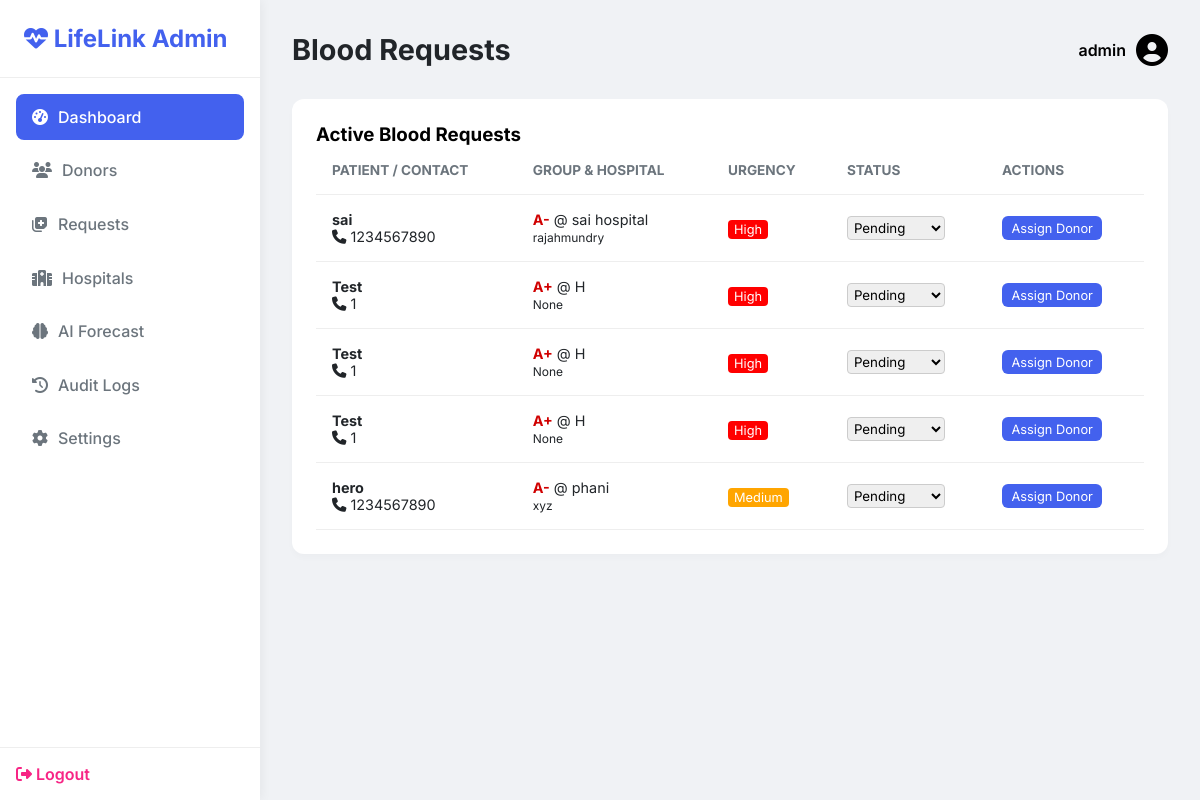
Page /admin/requests (signed in) on the committed database.
### models.py (models this page shows, shortened)
class Admin(UserMixin, db.Model):
    __tablename__ = 'admins'
    id = db.Column(db.Integer, primary_key=True)
    username = db.Column(db.String(50), unique=True, nullable=False)
    password_hash = db.Column(db.String(200), nullable=False)
    role = db.Column(db.String(20), default='SuperAdmin')

class BloodRequest(db.Model):
    __tablename__ = 'blood_requests'
    id = db.Column(db.Integer, primary_key=True)
    requester_id = db.Column(db.Integer, db.ForeignKey('users.id'), nullable=True)
    patient_name = db.Column(db.String(100), nullable=False)
    blood_group = db.Column(db.String(5), nullable=False)
    hospital_name = db.Column(db.String(100), nullable=False)
    hospital_location = db.Column(db.String(255), nullable=True)
    req_latitude = db.Column(db.Float, nullable=False)
    req_longitude = db.Column(db.Float, nullable=False)
    urgency_level = db.Column(db.String(20), default='Medium')
    contact_number = db.Column(db.String(15), nullable=False)
    status = db.Column(db.String(20), default='Pending')
    created_at = db.Column(db.DateTime, default=datetime.utcnow)
    requester = db.relationship('User', backref='requests')

### app.py (the view)
@app.route('/admin/requests')
@login_required
def admin_requests():
    if not isinstance(current_user, Admin): return "Unauthorized", 403
    reqs = BloodRequest.query.order_by(BloodRequest.created_at.desc()).all()
    donors = User.query.filter_by(is_available=True, is_approved=True).all()
    return render_template('admin/requests.html', requests=reqs, donors=donors)

### app.py (called while the page is built, shortened)
@app.after_request
def add_header(response):
    response.headers['Cache-Control'] = 'no-store, no-cache, must-revalidate, post-check=0, pre-check=0, max-age=0'
    response.headers['Pragma'] = 'no-cache'
    response.headers['Expires'] = '-1'
    return response

@login_manager.user_loader
def load_user(user_id):
    if user_id.startswith('admin_'):
        try:
            uid = int(user_id.split('_')[1])
            return db.session.get(Admin, uid)
        except (IndexError, ValueError):
            return None

### templates/admin/requests.html (shortened to what this page needs)
{% extends 'admin/base.html' %}
{% block title %}Blood Requests{% endblock %}
{% block content %}
<div class="card">
    <h3>Active Blood Requests</h3>
    <table style="font-size: 0.9rem;">
        <thead>
            <tr>
                <th>Patient / Contact</th>
                <th>Group & Hospital</th>
                <th>Urgency</th>
                <th>Status</th>
                <th>Actions</th>
            </tr>
        </thead>
        <tbody>
            {% for req in requests %}
            <tr>
                <td>
                    <b>{{ req.patient_name }}</b><br>
                    <i class="fas fa-phone"></i> {{ req.contact_number }}
                </td>
                <td>
                    <b style="color: #d00000;">{{ req.blood_group }}</b> @ {{ req.hospital_name }}<br>
                    <small>{{ req.hospital_location }}</small>
                </td>
                <td>
                    <span style="
                        padding: 2px 6px; border-radius: 4px; font-size: 0.8rem;
                        background: {{ 'red' if req.urgency_level == 'High' else 'orange' }};
                        color: white;">
                        {{ req.urgency_level }}
                    </span>
                </td>
                <td>
                    <form action="{{ url_for('update_request', req_id=req.id) }}" method="POST" style="display:inline;">
                        <select name="status" onchange="this.form.submit()"
                            style="padding: 2px; border-radius: 4px; border: 1px solid #ccc;">
                            <option value="Pending" {% if req.status=='Pending' %}selected{% endif %}>Pending</option>
                        </select>
                    </form>
                </td>
                <td>
                    <button onclick="openAssignModal('{{ req.id }}')" class="btn btn-sm btn-primary">Assign
                        Donor</button>
                </td>
            </tr>
            {% endfor %}
        </tbody>
    </table>
</div>
{% endblock %}

### templates/admin/base.html (shortened to what this page needs)
<!DOCTYPE html>
<html lang="en">
<head>
    <link rel="stylesheet" href="https://cdnjs.cloudflare.com/ajax/libs/font-awesome/6.4.0/css/all.min.css">
    <link rel="stylesheet"
        href="{{ url_for('static', filename='css/admin_style.css') }}?v={{ range(1, 10000) | random }}">
</head>
<body class="admin-body">
    <nav class="sidebar">
        <div class="sidebar-brand">
            <i class="fas fa-heartbeat"></i> LifeLink Admin
        </div>
        <ul class="sidebar-menu">
            <li><a href="{{ url_for('admin_dashboard') }}" class="active"><i class="fas fa-tachometer-alt"></i>
                    Dashboard</a></li>
            <li><a href="{{ url_for('admin_donors') }}"><i class="fas fa-users"></i> Donors</a></li>
            <li><a href="{{ url_for('admin_requests') }}"><i class="fas fa-notes-medical"></i> Requests</a></li>
            <li><a href="{{ url_for('manage_hospitals') }}"><i class="fas fa-hospital"></i> Hospitals</a></li>
            <li><a href="{{ url_for('admin_forecast') }}"><i class="fas fa-brain"></i> AI Forecast</a></li>
            <li><a href="{{ url_for('admin_audit_logs') }}"><i class="fas fa-history"></i> Audit Logs</a></li>
            <li><a href="{{ url_for('admin_settings') }}"><i class="fas fa-cog"></i> Settings</a></li>
        </ul>
        <div class="sidebar-footer">
            <a href="{{ url_for('logout') }}"><i class="fas fa-sign-out-alt"></i> Logout</a>
        </div>
    </nav>
    <main class="main-content">
        <header class="top-bar">
            <h2>{% block title %}Dashboard{% endblock %}</h2>
            <div class="user-info">
                <span>{{ current_user.username }}</span>
                <i class="fas fa-user-circle fa-2x"></i>
            </div>
        </header>
        <div class="content-wrapper">
            {% block content %}{% endblock %}
        </div>
    </main>
</body>
</html>

### static/css/admin_style.css (style rules this page uses)
:root { --primary: #4361ee; --secondary: #3f37c9; --success: #4cc9f0; --danger: #f72585; --dark: #212529; --light: #f8f9fa; --gray: #6c757d; --sidebar-width: 260px; }
* { margin: 0; padding: 0; box-sizing: border-box; font-family: 'Inter', sans-serif; }
body.admin-body { display: flex; min-height: 100vh; background: #f0f2f5; }
.sidebar { width: var(--sidebar-width); background: #fff; color: var(--dark); position: fixed; height: 100%; box-shadow: 2px 0 10px rgba(0,0,0,0.05); display: flex; flex-direction: column; }
.sidebar-brand { padding: 1.5rem; font-size: 1.5rem; font-weight: 700; color: var(--primary); border-bottom: 1px solid #eee; }
.sidebar-menu { list-style: none; padding: 1rem; flex: 1; }
.sidebar-menu li { margin-bottom: 0.5rem; }
.sidebar-menu a { display: flex; align-items: center; gap: 10px; padding: 0.8rem 1rem; color: var(--gray); text-decoration: none; border-radius: 8px; transition: all 0.3s; font-weight: 500; }
.sidebar-menu a:hover, .sidebar-menu a.active { background: var(--primary); color: #fff; }
.sidebar-footer { padding: 1rem; border-top: 1px solid #eee; }
.sidebar-footer a { color: var(--danger); text-decoration: none; font-weight: 600; }
.main-content { margin-left: var(--sidebar-width); flex: 1; padding: 2rem; }
.top-bar { display: flex; justify-content: space-between; align-items: center; margin-bottom: 2rem; }
.top-bar h2 { font-size: 1.8rem; color: var(--dark); }
.user-info { display: flex; align-items: center; gap: 10px; font-weight: 600; }
.card { background: #fff; padding: 1.5rem; border-radius: 12px; box-shadow: 0 4px 6px rgba(0,0,0,0.02); margin-bottom: 1.5rem; }
table { width: 100%; border-collapse: collapse; }
th, td { padding: 1rem; text-align: left; border-bottom: 1px solid #eee; }
th { color: var(--gray); font-size: 0.85rem; text-transform: uppercase; }
td { color: var(--dark); }
.btn { padding: 0.5rem 1rem; border-radius: 6px; text-decoration: none; border: none; cursor: pointer; font-size: 0.9rem; display: inline-block; }
.btn-primary { background: var(--primary); color: #fff; }
.btn-sm { padding: 0.3rem 0.6rem; font-size: 0.8rem; }

### rows in the picture
Admin: username "admin"
BloodRequest: patient_name "sai", contact_number "1234567890", blood_group "A-", hospital_name "sai hospital", hospital_location "rajahmundry", urgency_level "High", status "Pending"
BloodRequest: patient_name "Test", contact_number "1", blood_group "A+", hospital_name "H", hospital_location "None", urgency_level "High", status "Pending"
BloodRequest: patient_name "Test", contact_number "1", blood_group "A+", hospital_name "H", hospital_location "None", urgency_level "High", status "Pending"
BloodRequest: patient_name "Test", contact_number "1", blood_group "A+", hospital_name "H", hospital_location "None", urgency_level "High", status "Pending"
BloodRequest: patient_name "hero", contact_number "1234567890", blood_group "A-", hospital_name "phani", hospital_location "xyz", urgency_level "Medium", status "Pending"
